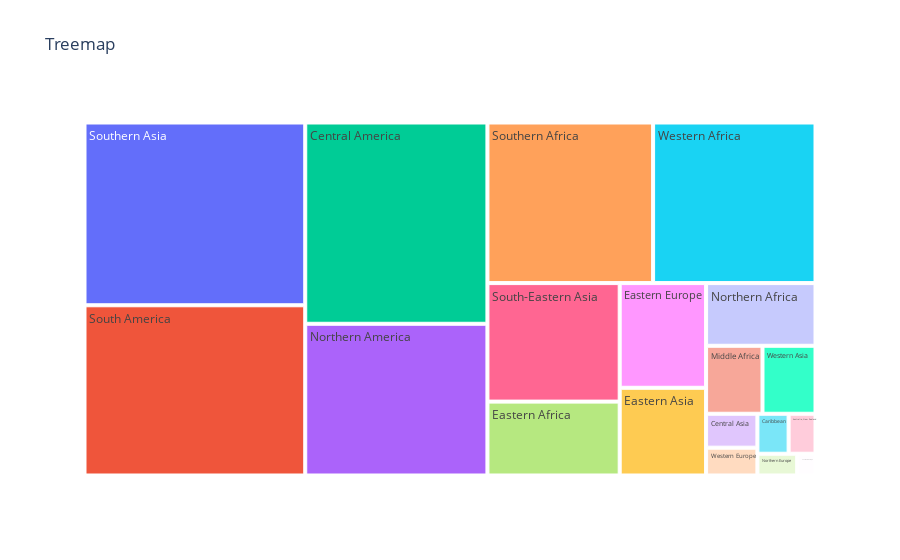

Notebook source saved alongside this figure:
### Code cell
fig = px.treemap(df,path =['Category'], values ='Value', title = 'Treemap')
fig.update_traces(hovertemplate = 'Category:%{label}<br>Value:{value}')
fig.show()

### Figure 1 — Plotly figure (JSON) as saved in the notebook; plotly's stock layout.template omitted (floating-point values rounded to 4 significant figures)
{"data": [{"branchvalues": "total", "domain": {"x": [0, 1], "y": [0, 1]}, "hovertemplate": "Category:%{label}<br>Value:{value}", "ids": ["Australia, New Zealand", "Caribbean", "Central America", "Central Asia", "Eastern Africa", "Eastern Asia", "Eastern Europe", "Middle Africa", "Northern Africa", "Northern America", "Northern Europe", "South America", "South-Eastern Asia", "Southern Africa", "Southern Asia", "Southern Europe", "Western Africa", "Western Asia", "Western Europe"], "labels": ["Australia, New Zealand", "Caribbean", "Central America", "Central Asia", "Eastern Africa", "Eastern Asia", "Eastern Europe", "Middle Africa", "Northern Africa", "Northern America", "Northern Europe", "South America", "South-Eastern Asia", "Southern Africa", "Southern Asia", "Southern Europe", "Western Africa", "Western Asia", "Western Europe"], "name": "", "parents": ["", "", "", "", "", "", "", "", "", "", "", "", "", "", "", "", "", "", ""], "type": "treemap", "values": [173.5, 201.5, 5921.0, 281.2, 1578.0, 1223.0, 1460.0, 619.2, 1108.0, 4463.0, 139.8, 6067.0, 2531.0, 4296.0, 6515.0, 64.29, 4211.0, 581.9, 230.6]}], "layout": {"autosize": true, "legend": {"tracegroupgap": 0}, "title": {"text": "Treemap"}}}
